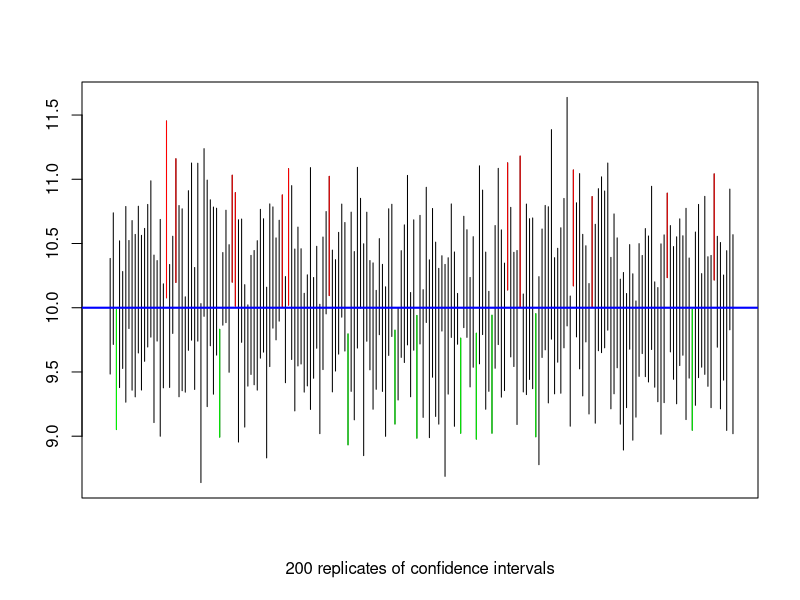
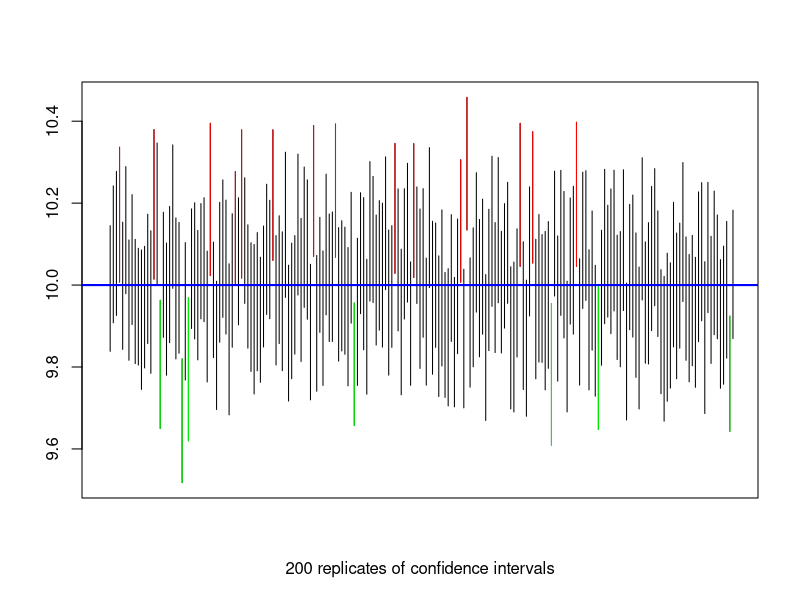
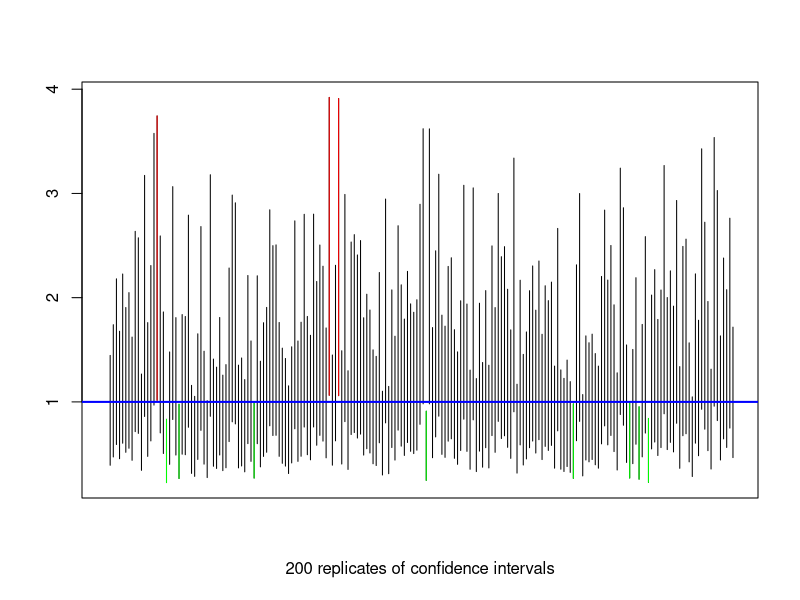
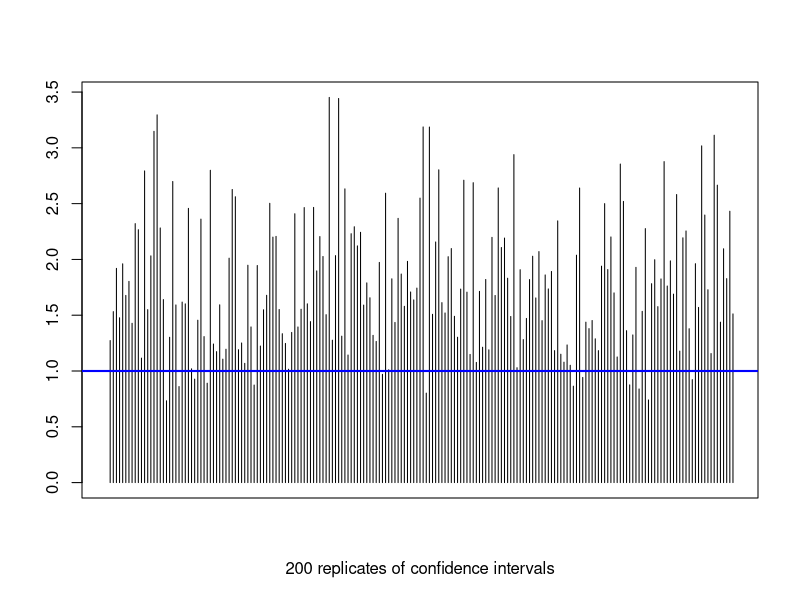

Recreate these plots in R, in order.
## ---- chunk 1
Y <- c(97.91, 98.81, 97.42, 98.01, 98.25, 98.18, 98.90, 98.25, 99.59, 98.50, 98.60, 97.92, 97.48, 99.21, 98.77, 99.01)
## ---- chunk 2
Y <- c(97.91, 98.81, 97.42, 98.01, 98.25, 98.18, 98.90, 98.25, 99.59, 98.50, 98.60, 97.92, 97.48, 99.21, 98.77, 99.01)

Y_bar <- mean(Y)

lower <- Y_bar + qt(.05,length(Y)-1)*sqrt(var(Y)/length(Y))
upper <- Y_bar - qt(.05,length(Y)-1)*sqrt(var(Y)/length(Y))


lower
upper
## ---- chunk 3

X <- c(97.91, 98.81, 97.42, 98.01, 98.25, 98.18, 98.90, 98.25, 99.59, 98.50, 98.60, 97.92, 97.48, 99.21, 98.77, 99.01)

Y <- (5/9)*(X -32)

Y_bar <- mean(Y)

lower <- Y_bar + qt(.05,length(Y)-1)*sqrt(var(Y)/length(Y))
upper <- Y_bar - qt(.05,length(Y)-1)*sqrt(var(Y)/length(Y))


lower
upper

## ---- chunk 4
nreps <- 200
theta <- 10
n <- 10
alpha <- 0.1
set.seed(4302019)
Y <- rnorm(n * nreps, mean = theta, sd = 1)
YY <- matrix(Y, n, nreps)  # nreps iid samples of size n, one in each column
sample_mean <- apply(YY, MAR = 2, FUN = "mean")  # sample mean, Ybar, for each column
sample_var  <- apply(YY, MAR = 2, FUN = "var")   # sample variance, S^2, for each column
# Compute lower confidence limit, using quantile from t distribution
theta_hat_L <- sample_mean + qt(alpha / 2, df = n - 1) * sqrt(sample_var / n)      
# Compute upper confidence limitk using quantile from t distribution
theta_hat_U <- sample_mean + qt(1 - alpha / 2, df = n - 1) * sqrt(sample_var / n) 
too_high <- (theta < theta_hat_L)  # CI is too high and missed theta
too_low  <- (theta > theta_hat_U)  # CI is too low and missed theta
mean(too_low + too_high)      # proportion of misses should be close to alpha
1 - mean(too_low + too_high)  # proportion of hits should be close to 1 - alpha
# Plot the CIs.
plot(c(0,1), c(min(theta_hat_L), max(theta_hat_U)), type = "n", 
     xlab = paste(nreps, "replicates of confidence intervals"), ylab = "", xaxt = "n")
x <- (1:nreps) / nreps  # index for each of the nreps CIs
segments(x, theta_hat_L, x, theta_hat_U)
segments(x[too_high], theta_hat_L[too_high], x[too_high], theta_hat_U[too_high], col = "red")
segments(x[too_low], theta_hat_L[too_low], x[too_low], theta_hat_U[too_low], col = "green")
abline(h = theta, col = "blue", lwd = 2)
## ---- chunk 5
nreps <- 200
theta <- 10
n <- 100
alpha <- 0.1
set.seed(4302019)
Y <- rnorm(n * nreps, mean = theta, sd = 1)
YY <- matrix(Y, n, nreps)  # nreps iid samples of size n, one in each column
sample_mean <- apply(YY, MAR = 2, FUN = "mean")  # sample mean, Ybar, for each column
sample_var  <- apply(YY, MAR = 2, FUN = "var")   # sample variance, S^2, for each column
# Compute lower confidence limit, using quantile from t distribution
theta_hat_L <- sample_mean + qt(alpha / 2, df = n - 1) * sqrt(sample_var / n)      
# Compute upper confidence limitk using quantile from t distribution
theta_hat_U <- sample_mean + qt(1 - alpha / 2, df = n - 1) * sqrt(sample_var / n) 
too_high <- (theta < theta_hat_L)  # CI is too high and missed theta
too_low  <- (theta > theta_hat_U)  # CI is too low and missed theta
mean(too_low + too_high)      # proportion of misses should be close to alpha
1 - mean(too_low + too_high)  # proportion of hits should be close to 1 - alpha
# Plot the CIs.
plot(c(0,1), c(min(theta_hat_L), max(theta_hat_U)), type = "n", 
     xlab = paste(nreps, "replicates of confidence intervals"), ylab = "", xaxt = "n")
x <- (1:nreps) / nreps  # index for each of the nreps CIs
segments(x, theta_hat_L, x, theta_hat_U)
segments(x[too_high], theta_hat_L[too_high], x[too_high], theta_hat_U[too_high], col = "red")
segments(x[too_low], theta_hat_L[too_low], x[too_low], theta_hat_U[too_low], col = "green")
abline(h = theta, col = "blue", lwd = 2)
## ---- chunk 6
nreps <- 200
theta <- 1
n <- 20
alpha <- 0.05
set.seed(4302019)
Y <- rnorm(n * nreps, mean = 10, sd = theta)
YY <- matrix(Y, n, nreps)  # nreps iid samples of size n, one in each column
sample_mean <- apply(YY, MAR = 2, FUN = "mean")  # sample mean, Ybar, for each column
sample_var  <- apply(YY, MAR = 2, FUN = "var")   # sample variance, S^2, for each column
# Compute lower confidence limit, using quantile from t distribution
theta_hat_L <- sample_var*(n-1)/qchisq(1-alpha / 2, df = n - 1)    
# Compute upper confidence limitk using quantile from t distribution
theta_hat_U <- sample_var*(n-1)/qchisq(alpha / 2, df = n - 1)
too_high <- (theta < theta_hat_L)  # CI is too high and missed theta
too_low  <- (theta > theta_hat_U)  # CI is too low and missed theta
mean(too_low + too_high)      # proportion of misses should be close to alpha
1 - mean(too_low + too_high)  # proportion of hits should be close to 1 - alpha
# Plot the CIs.
plot(c(0,1), c(min(theta_hat_L), max(theta_hat_U)), type = "n", 
     xlab = paste(nreps, "replicates of confidence intervals"), ylab = "", xaxt = "n")
x <- (1:nreps) / nreps  # index for each of the nreps CIs
segments(x, theta_hat_L, x, theta_hat_U)
segments(x[too_high], theta_hat_L[too_high], x[too_high], theta_hat_U[too_high], col = "red")
segments(x[too_low], theta_hat_L[too_low], x[too_low], theta_hat_U[too_low], col = "green")
abline(h = theta, col = "blue", lwd = 2)

## ---- chunk 7

nreps <- 200
theta <- 1
n <- 20
alpha <- 0.05
set.seed(4302019)
Y <- rnorm(n * nreps, mean = 10, sd = theta)
YY <- matrix(Y, n, nreps)  # nreps iid samples of size n, one in each column
sample_mean <- apply(YY, MAR = 2, FUN = "mean")  # sample mean, Ybar, for each column
sample_var  <- apply(YY, MAR = 2, FUN = "var")   # sample variance, S^2, for each column
# Compute lower confidence limit, using quantile from t distribution
theta_hat_L <- 0    
# Compute upper confidence limitk using quantile from t distribution
theta_hat_U <- sample_var*(n-1)/qchisq(alpha, df = n - 1)
too_high <- (theta < theta_hat_L)  # CI is too high and missed theta
too_low  <- (theta > theta_hat_U)  # CI is too low and missed theta
mean(too_low + too_high)      # proportion of misses should be close to alpha
1 - mean(too_low + too_high)  # proportion of hits should be close to 1 - alpha
# Plot the CIs.
plot(c(0,1), c(min(theta_hat_L), max(theta_hat_U)), type = "n", 
     xlab = paste(nreps, "replicates of confidence intervals"), ylab = "", xaxt = "n")
x <- (1:nreps) / nreps  # index for each of the nreps CIs
segments(x, theta_hat_L, x, theta_hat_U)
segments(x[too_high], theta_hat_L[too_high], x[too_high], theta_hat_U[too_high], col = "red")
segments(x[too_low], theta_hat_L[too_low], x[too_low], theta_hat_U[too_low], col = "green")
abline(h = theta, col = "blue", lwd = 2)


## ---- chunk 8

q_solve <- function(alpha){
  
  polyroot(c(1,-2, alpha))
  
}

q_solve(0.025)
q_solve(0.05)
q_solve(.1)
q_solve(.9)
q_solve(.95)
q_solve(.975)


